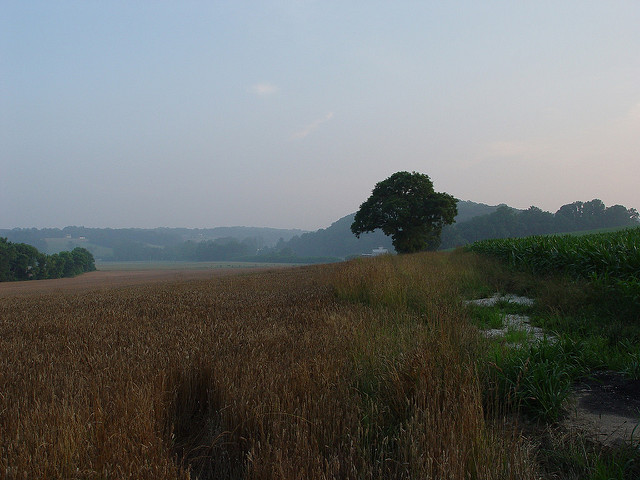
#> input picture data/raw_images/196908834_c02e83d77c_z copy.jpg, 640 x 480 px
$ python -i image.py   (imports and definitions only)
#> lines starting #> are read from the running program, lines starting #| are printed output that depends on the picture; after the words box and inside, x2 and y2 are one past the last pixel; in counts of white or black regions, pixels touching at a corner belong together
### location.py
from PIL import Image
from PIL.ExifTags import TAGS, GPSTAGS


class Location:

    def __init__(self, path):
        self.path = path
        self.gps_data = {}
        self.cordinates = {}

    def get_lat_lon(self):
        image = Image.open(self.path)
        info = image._getexif()
        if info:
            for tag, value in info.items():
                decoded = TAGS.get(tag, tag)
                if decoded == "GPSInfo":
                    for t in value:
                        sub_decoded = GPSTAGS.get(t, t)
                        self.gps_data[sub_decoded] = value[t]
                    self.get_cordinates()
        return self.cordinates

    # [31 lines left out: functions get_cordinates, convert_to_degress, not called in this run]

### config/configs.py
import json


class Configs:
    __instance = None

    @staticmethod
    def getInstance():
        if not Configs.__instance:
            Configs()
        return Configs.__instance

    def __init__(self):
        if Configs.__instance:
            raise Exception("This class is a singleton!")
        else:
            self.config = load_configs()
            Configs.__instance = self


def load_configs():
    """
    load config.json and return dictionary
    :return: dictionary
    """
    with open('config/config.json', 'r') as f:
#> (reads config/config.json from the repository)
        return json.load(f)

### image.py
import cv2
import os
import numpy as np
from location import Location
from config.configs import Configs


class CropImage:

    def __init__(self, path):
        self.configs = Configs.getInstance().config
        image_split = path.split("/")
        self.crop_type = image_split[-2]
        self.image_name = image_split[-1]
        self.image_path = path
        self.image = self.open_image()

    def open_image(self):
        return cv2.imread(self.image_path, 1)
#> returned value is the input picture: shape (480, 640, 3); mean B, G, R 109.1, 110.3, 107

    def process_image(self):
        """
        runs steps for processing image
        :return: None
        """
        self.extract_location()
        self.resize_image()
        self.filter_color_image()
        self.save_image()

    def extract_location(self):
        cordinate_dict = Location(self.image_path).get_lat_lon()
        if cordinate_dict:
            print("Found location cordinates {} & {}".format(cordinate_dict["lat"], cordinate_dict["lon"]))
            with open(self.configs["locations_file"], 'a+') as f:
                f.write(str(cordinate_dict["lon"]) + ',' + str(cordinate_dict["lat"]) + ',' + self.crop_type + '\n')

    def resize_image(self):
        self.image = cv2.resize(self.image, (self.configs["image_size"]["width"], self.configs["image_size"]["height"]))
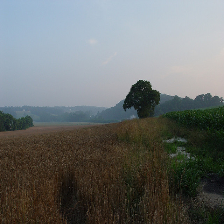
#> self.image: shape (224, 224, 3); mean B, G, R 109, 110.2, 106.9

    def filter_color_image(self):
        hsv = cv2.cvtColor(self.image, cv2.COLOR_BGR2HSV)
#> hsv: shape (224, 224, 3); mean H, S, V 64.2, 72.2, 119.7
        mask = cv2.inRange(hsv, (20, 25, 25), (97, 255, 255))
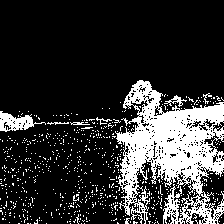
#> mask: shape (224, 224); 20% white; 663 white regions (656 under 20 px), largest, box (x1, y1, x2, y2) and area: (115, 80, 224, 224) 8105, (0, 111, 46, 132) 447, (164, 95, 187, 107) 86
        imask = mask > 0
        green_and_yellow = np.zeros_like(self.image, np.uint8)
        green_and_yellow[imask] = self.image[imask]
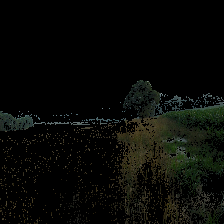
#> green_and_yellow: shape (224, 224, 3); mean B, G, R 6.4, 9.3, 8.3
        self.image = green_and_yellow

    def save_image(self):
        process_dir = os.path.join(self.configs["processed_dir"], self.crop_type)
        if not os.path.exists(process_dir):
            os.mkdir(process_dir)
        cv2.imwrite(os.path.join(process_dir, self.image_name), self.image)

>>> result = CropImage('data/raw_images/196908834_c02e83d77c_z copy.jpg').process_image()
